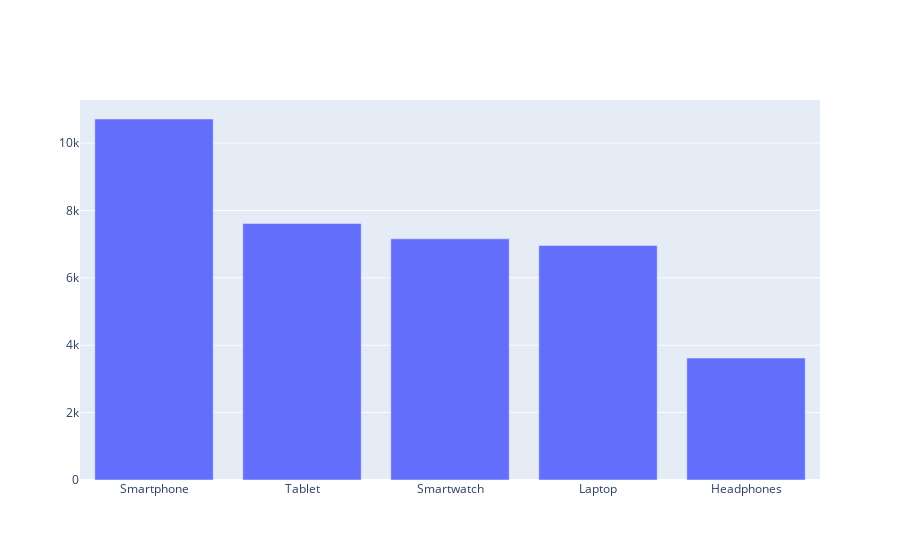

Here is the notebook cell this chart was saved with:
### Code cell
#what products were most cancelled
cancelled_orders = df[df['Order Status'] == 'Cancelled']
cancelled_orders
cancelled_products = cancelled_orders.groupby('Product Type')['Quantity'].sum().sort_values(ascending=False)
cancelled_products
fig = go.Figure()
fig.add_trace(go.Bar(
    x=cancelled_products.index,
    y=cancelled_products.values,
    name='Quantity by Product Type'))

### Figure 1 — Plotly figure (JSON) as saved in the notebook; plotly's stock layout.template omitted (floating-point values rounded to 4 significant figures)
{"data": [{"name": "Quantity by Product Type", "type": "bar", "x": ["Smartphone", "Tablet", "Smartwatch", "Laptop", "Headphones"], "y": [10713, 7612, 7157, 6961, 3618]}], "layout": {}}
